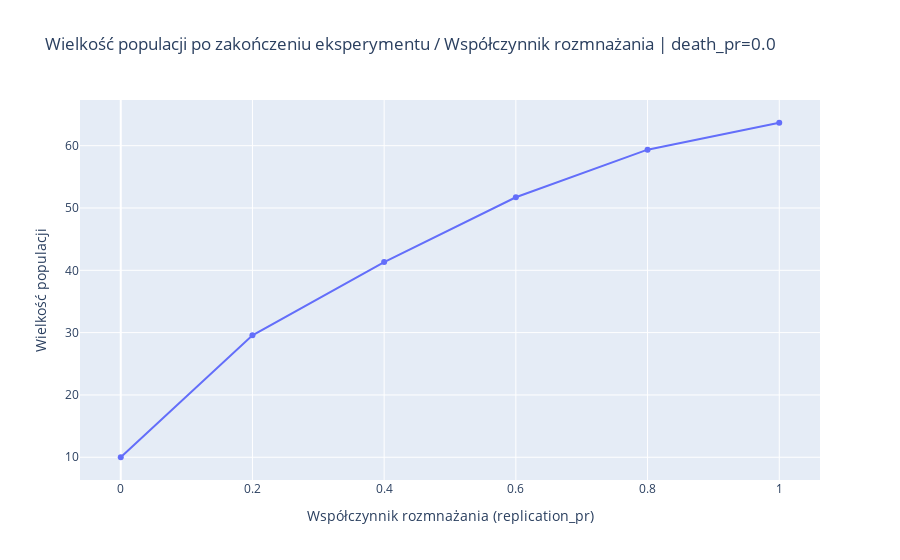

Here is the notebook cell this chart was saved with:
### Code cell
pop_list = results.transpose()[0]

Plots.single_line(
    x=replication_pr,
    y=results.transpose()[0],
    labels=labels
).show()

### Figure 1 — Plotly figure (JSON) as saved in the notebook; plotly's stock layout.template omitted (floating-point values rounded to 4 significant figures)
{"data": [{"type": "scatter", "x": [0, 0.2, 0.4, 0.6, 0.8, 1], "y": [10, 29.56, 41.32, 51.72, 59.36, 63.68]}], "layout": {"title": {"text": "Wielkość populacji po zakończeniu eksperymentu / Współczynnik rozmnażania | death_pr=0.0"}, "xaxis": {"title": {"text": "Współczynnik rozmnażania (replication_pr)"}}, "yaxis": {"title": {"text": "Wielkość populacji"}}}}
